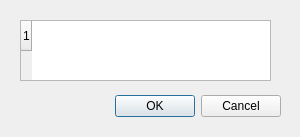
<?xml version="1.0" encoding="UTF-8"?>
<ui version="4.0">
 <class>Dialog</class>
 <widget class="QDialog" name="Dialog">
  <property name="geometry">
   <rect>
    <x>0</x>
    <y>0</y>
    <width>300</width>
    <height>137</height>
   </rect>
  </property>
  <property name="windowTitle">
   <string>Вставка</string>
  </property>
  <widget class="QDialogButtonBox" name="buttonBox">
   <property name="geometry">
    <rect>
     <x>-60</x>
     <y>90</y>
     <width>341</width>
     <height>32</height>
    </rect>
   </property>
   <property name="orientation">
    <enum>Qt::Horizontal</enum>
   </property>
   <property name="standardButtons">
    <set>QDialogButtonBox::Cancel|QDialogButtonBox::Ok</set>
   </property>
  </widget>
  <widget class="QTableWidget" name="tableWidget">
   <property name="geometry">
    <rect>
     <x>20</x>
     <y>20</y>
     <width>251</width>
     <height>61</height>
    </rect>
   </property>
   <property name="rowCount">
    <number>1</number>
   </property>
   <row/>
  </widget>
 </widget>
 <resources/>
 <connections>
  <connection>
   <sender>buttonBox</sender>
   <signal>accepted()</signal>
   <receiver>Dialog</receiver>
   <slot>accept()</slot>
   <hints>
    <hint type="sourcelabel">
     <x>248</x>
     <y>254</y>
    </hint>
    <hint type="destinationlabel">
     <x>157</x>
     <y>274</y>
    </hint>
   </hints>
  </connection>
  <connection>
   <sender>buttonBox</sender>
   <signal>rejected()</signal>
   <receiver>Dialog</receiver>
   <slot>reject()</slot>
   <hints>
    <hint type="sourcelabel">
     <x>316</x>
     <y>260</y>
    </hint>
    <hint type="destinationlabel">
     <x>286</x>
     <y>274</y>
    </hint>
   </hints>
  </connection>
 </connections>
</ui>
